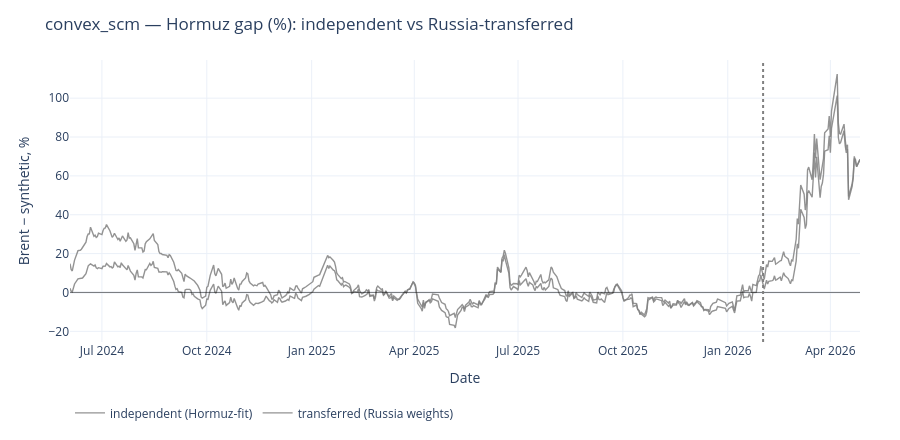
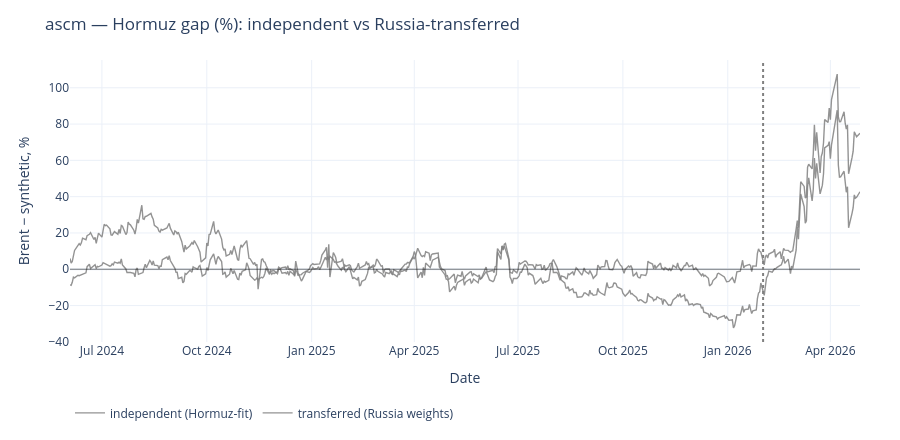
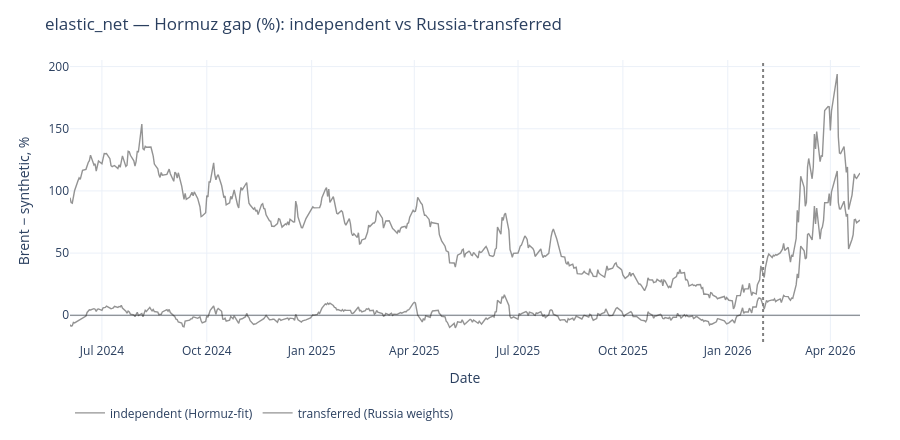
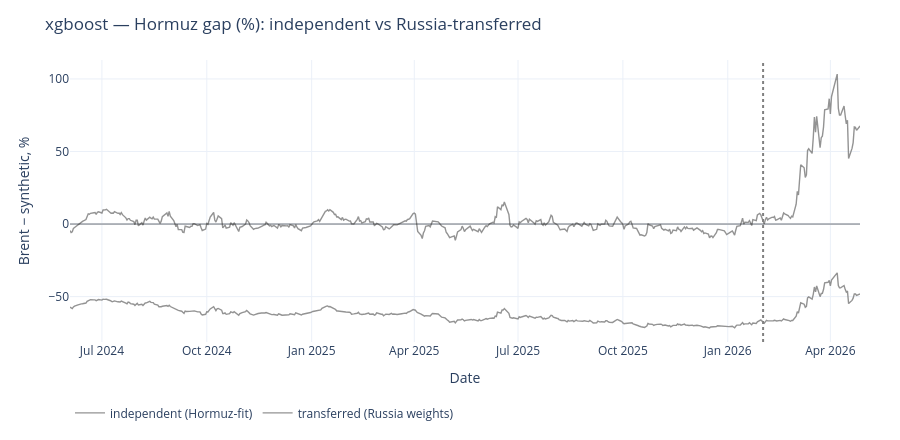

Here is the notebook cell these charts were saved with, in order:
### Code cell
for model, pair in transfer_fits.items():
    fig = plot_ensemble_gaps({'independent (Hormuz-fit)': pair['independent'],
                               'transferred (Russia weights)': pair['transferred']},
                             title=f'{model} — Hormuz gap (%): independent vs Russia-transferred')
    fig.show()

### Figure 1 — Plotly figure (JSON) as saved in the notebook; plotly's stock layout.template omitted (floating-point values rounded to 4 significant figures; data arrays with more than 128 entries replaced by an {"elided": "..."} marker saying what was removed)
{"data": [{"line": {"color": "grey", "width": 1.4}, "mode": "lines", "name": "independent (Hormuz-fit)", "opacity": 0.85, "type": "scatter", "x": {"elided": "482 str values"}, "y": {"elided": "482 float values"}}, {"line": {"color": "grey", "width": 1.4}, "mode": "lines", "name": "transferred (Russia weights)", "opacity": 0.85, "type": "scatter", "x": {"elided": "482 str values"}, "y": {"elided": "482 float values"}}], "layout": {"height": 440, "hovermode": "x unified", "legend": {"orientation": "h", "x": 0, "xanchor": "left", "y": -0.2, "yanchor": "top"}, "margin": {"b": 80, "l": 70, "r": 40, "t": 60}, "shapes": [{"line": {"color": "black", "width": 0.5}, "type": "line", "x0": 0, "x1": 1, "xref": "x domain", "y0": 0, "y1": 0, "yref": "y"}, {"line": {"color": "grey", "dash": "dot"}, "type": "line", "x0": "2026-02-01T00:00:00", "x1": "2026-02-01T00:00:00", "xref": "x", "y0": 0, "y1": 1, "yref": "y domain"}], "title": {"text": "convex_scm — Hormuz gap (%): independent vs Russia-transferred"}, "xaxis": {"title": {"text": "Date"}}, "yaxis": {"title": {"text": "Brent − synthetic, %"}}}}

### Figure 2 — Plotly figure (JSON) as saved in the notebook; plotly's stock layout.template omitted (floating-point values rounded to 4 significant figures; data arrays with more than 128 entries replaced by an {"elided": "..."} marker saying what was removed)
{"data": [{"line": {"color": "grey", "width": 1.4}, "mode": "lines", "name": "independent (Hormuz-fit)", "opacity": 0.85, "type": "scatter", "x": {"elided": "482 str values"}, "y": {"elided": "482 float values"}}, {"line": {"color": "grey", "width": 1.4}, "mode": "lines", "name": "transferred (Russia weights)", "opacity": 0.85, "type": "scatter", "x": {"elided": "482 str values"}, "y": {"elided": "482 float values"}}], "layout": {"height": 440, "hovermode": "x unified", "legend": {"orientation": "h", "x": 0, "xanchor": "left", "y": -0.2, "yanchor": "top"}, "margin": {"b": 80, "l": 70, "r": 40, "t": 60}, "shapes": [{"line": {"color": "black", "width": 0.5}, "type": "line", "x0": 0, "x1": 1, "xref": "x domain", "y0": 0, "y1": 0, "yref": "y"}, {"line": {"color": "grey", "dash": "dot"}, "type": "line", "x0": "2026-02-01T00:00:00", "x1": "2026-02-01T00:00:00", "xref": "x", "y0": 0, "y1": 1, "yref": "y domain"}], "title": {"text": "ascm — Hormuz gap (%): independent vs Russia-transferred"}, "xaxis": {"title": {"text": "Date"}}, "yaxis": {"title": {"text": "Brent − synthetic, %"}}}}

### Figure 3 — Plotly figure (JSON) as saved in the notebook; plotly's stock layout.template omitted (floating-point values rounded to 4 significant figures; data arrays with more than 128 entries replaced by an {"elided": "..."} marker saying what was removed)
{"data": [{"line": {"color": "grey", "width": 1.4}, "mode": "lines", "name": "independent (Hormuz-fit)", "opacity": 0.85, "type": "scatter", "x": {"elided": "482 str values"}, "y": {"elided": "482 float values"}}, {"line": {"color": "grey", "width": 1.4}, "mode": "lines", "name": "transferred (Russia weights)", "opacity": 0.85, "type": "scatter", "x": {"elided": "482 str values"}, "y": {"elided": "482 float values"}}], "layout": {"height": 440, "hovermode": "x unified", "legend": {"orientation": "h", "x": 0, "xanchor": "left", "y": -0.2, "yanchor": "top"}, "margin": {"b": 80, "l": 70, "r": 40, "t": 60}, "shapes": [{"line": {"color": "black", "width": 0.5}, "type": "line", "x0": 0, "x1": 1, "xref": "x domain", "y0": 0, "y1": 0, "yref": "y"}, {"line": {"color": "grey", "dash": "dot"}, "type": "line", "x0": "2026-02-01T00:00:00", "x1": "2026-02-01T00:00:00", "xref": "x", "y0": 0, "y1": 1, "yref": "y domain"}], "title": {"text": "elastic_net — Hormuz gap (%): independent vs Russia-transferred"}, "xaxis": {"title": {"text": "Date"}}, "yaxis": {"title": {"text": "Brent − synthetic, %"}}}}

### Figure 4 — Plotly figure (JSON) as saved in the notebook; plotly's stock layout.template omitted (floating-point values rounded to 4 significant figures; data arrays with more than 128 entries replaced by an {"elided": "..."} marker saying what was removed)
{"data": [{"line": {"color": "grey", "width": 1.4}, "mode": "lines", "name": "independent (Hormuz-fit)", "opacity": 0.85, "type": "scatter", "x": {"elided": "482 str values"}, "y": {"elided": "482 float values"}}, {"line": {"color": "grey", "width": 1.4}, "mode": "lines", "name": "transferred (Russia weights)", "opacity": 0.85, "type": "scatter", "x": {"elided": "482 str values"}, "y": {"elided": "482 float values"}}], "layout": {"height": 440, "hovermode": "x unified", "legend": {"orientation": "h", "x": 0, "xanchor": "left", "y": -0.2, "yanchor": "top"}, "margin": {"b": 80, "l": 70, "r": 40, "t": 60}, "shapes": [{"line": {"color": "black", "width": 0.5}, "type": "line", "x0": 0, "x1": 1, "xref": "x domain", "y0": 0, "y1": 0, "yref": "y"}, {"line": {"color": "grey", "dash": "dot"}, "type": "line", "x0": "2026-02-01T00:00:00", "x1": "2026-02-01T00:00:00", "xref": "x", "y0": 0, "y1": 1, "yref": "y domain"}], "title": {"text": "xgboost — Hormuz gap (%): independent vs Russia-transferred"}, "xaxis": {"title": {"text": "Date"}}, "yaxis": {"title": {"text": "Brent − synthetic, %"}}}}
